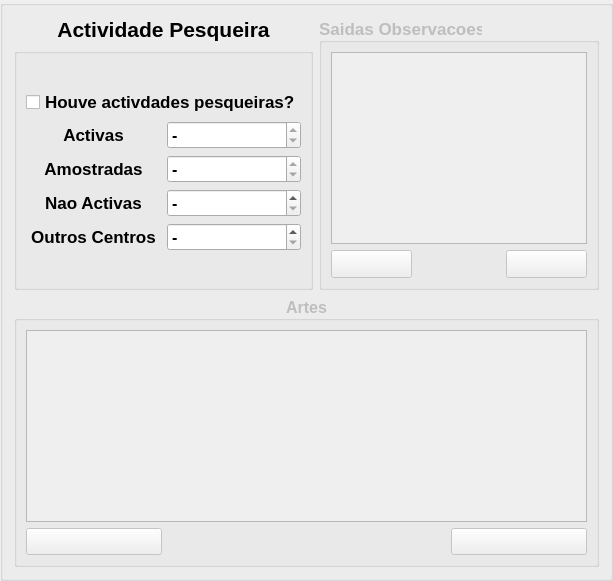
    <widget class="QGroupBox" name="GBAcividades">
     <property name="enabled">
      <bool>true</bool>
     </property>
     <property name="title">
      <string/>
     </property>
     <layout class="QGridLayout" name="gridLayout_15">
      <item row="0" column="0">
       <widget class="QLabel" name="label_43">
        <property name="sizePolicy">
         <sizepolicy hsizetype="Preferred" vsizetype="Fixed">
          <horstretch>0</horstretch>
          <verstretch>0</verstretch>
         </sizepolicy>
        </property>
        <property name="font">
         <font>
          <pointsize>16</pointsize>
          <weight>75</weight>
          <bold>true</bold>
         </font>
        </property>
        <property name="text">
         <string>Actividade Pesqueira</string>
        </property>
        <property name="alignment">
         <set>Qt::AlignCenter</set>
        </property>
       </widget>
      </item>
      <item row="0" column="1" rowspan="2">
       <widget class="QGroupBox" name="GBSaidasObs">
        <property name="enabled">
         <bool>false</bool>
        </property>
        <property name="sizePolicy">
         <sizepolicy hsizetype="Fixed" vsizetype="Minimum">
          <horstretch>0</horstretch>
          <verstretch>0</verstretch>
         </sizepolicy>
        </property>
        <property name="font">
         <font>
          <pointsize>13</pointsize>
          <weight>75</weight>
          <bold>true</bold>
         </font>
        </property>
        <property name="title">
         <string>Saidas Observacoes</string>
        </property>
        <property name="alignment">
         <set>Qt::AlignLeading|Qt::AlignLeft|Qt::AlignVCenter</set>
        </property>
        <property name="flat">
         <bool>false</bool>
        </property>
        <property name="checkable">
         <bool>false</bool>
        </property>
        <property name="checked">
         <bool>false</bool>
        </property>
        <layout class="QGridLayout" name="gridLayout_14">
         <item row="1" column="2">
          <widget class="QPushButton" name="PBSaidasObs">
           <property name="sizePolicy">
            <sizepolicy hsizetype="Preferred" vsizetype="MinimumExpanding">
             <horstretch>0</horstretch>
             <verstretch>0</verstretch>
            </sizepolicy>
           </property>
           <property name="text">
            <string/>
           </property>
           <property name="icon">
            <iconset resource="icons.qrc">
             <normaloff>:/newPrefix/Icons/plus.png</normaloff>:/newPrefix/Icons/plus.png</iconset>
           </property>
           <property name="iconSize">
            <size>
             <width>22</width>
             <height>22</height>
            </size>
           </property>
          </widget>
         </item>
         <item row="1" column="0">
          <widget class="QPushButton" name="PBEditarSaidasObs">
           <property name="sizePolicy">
            <sizepolicy hsizetype="Preferred" vsizetype="Expanding">
             <horstretch>0</horstretch>
             <verstretch>0</verstretch>
            </sizepolicy>
           </property>
           <property name="text">
            <string/>
           </property>
           <property name="icon">
            <iconset resource="icons.qrc">
             <normaloff>:/newPrefix/Icons/005-writer.png</normaloff>:/newPrefix/Icons/005-writer.png</iconset>
           </property>
           <property name="iconSize">
            <size>
             <width>22</width>
             <height>22</height>
            </size>
           </property>
          </widget>
         </item>
         <item row="0" column="0" colspan="3">
          <widget class="QTableView" name="TVSaidasObservacoes">
           <property name="font">
            <font>
             <pointsize>11</pointsize>
            </font>
           </property>
          </widget>
         </item>
         <item row="1" column="1">
          <spacer name="verticalSpacer_2">
           <property name="orientation">
            <enum>Qt::Vertical</enum>
           </property>
           <property name="sizeHint" stdset="0">
            <size>
             <width>20</width>
             <height>28</height>
            </size>
           </property>
          </spacer>
         </item>
        </layout>
       </widget>
      </item>
      <item row="1" column="0">
       <widget class="QGroupBox" name="GBActiPesqueira">
        <property name="sizePolicy">
         <sizepolicy hsizetype="Fixed" vsizetype="Preferred">
          <horstretch>0</horstretch>
          <verstretch>0</verstretch>
         </sizepolicy>
        </property>
        <property name="font">
         <font>
          <pointsize>13</pointsize>
          <weight>75</weight>
          <bold>true</bold>
         </font>
        </property>
        <property name="title">
         <string/>
        </property>
        <property name="flat">
         <bool>false</bool>
        </property>
        <property name="checkable">
         <bool>false</bool>
        </property>
        <property name="checked">
         <bool>false</bool>
        </property>
        <layout class="QGridLayout" name="gridLayout_4">
         <item row="0" column="0">
          <layout class="QGridLayout" name="gridLayout_13">
           <item row="0" column="0" colspan="2">
            <widget class="QCheckBox" name="CHBActividade">
             <property name="text">
              <string>Houve activdades pesqueiras?</string>
             </property>
            </widget>
           </item>
           <item row="1" column="0">
            <widget class="QLabel" name="label_40">
             <property name="font">
              <font>
               <weight>75</weight>
               <bold>true</bold>
              </font>
             </property>
             <property name="text">
              <string>Activas</string>
             </property>
             <property name="alignment">
              <set>Qt::AlignCenter</set>
             </property>
            </widget>
           </item>
           <item row="1" column="1">
            <widget class="QSpinBox" name="SBActivas">
             <property name="font">
              <font>
               <pointsize>12</pointsize>
              </font>
             </property>
             <property name="readOnly">
              <bool>true</bool>
             </property>
             <property name="specialValueText">
              <string>-</string>
             </property>
             <property name="minimum">
              <number>-1</number>
             </property>
             <property name="maximum">
              <number>10000</number>
             </property>
             <property name="value">
              <number>-1</number>
             </property>
            </widget>
           </item>
           <item row="2" column="1">
            <widget class="QSpinBox" name="SBAmostras">
             <property name="font">
              <font>
               <pointsize>12</pointsize>
              </font>
             </property>
             <property name="readOnly">
              <bool>true</bool>
             </property>
             <property name="specialValueText">
              <string>-</string>
             </property>
             <property name="minimum">
              <number>-1</number>
             </property>
             <property name="maximum">
              <number>10000</number>
             </property>
             <property name="value">
              <number>-1</number>
             </property>
            </widget>
           </item>
           <item row="2" column="0">
            <widget class="QLabel" name="label_39">
             <property name="font">
              <font>
               <weight>75</weight>
               <bold>true</bold>
              </font>
             </property>
             <property name="text">
              <string>Amostradas</string>
             </property>
             <property name="alignment">
              <set>Qt::AlignCenter</set>
             </property>
            </widget>
           </item>
           <item row="4" column="0">
            <widget class="QLabel" name="label_41">
             <property name="font">
              <font>
               <weight>75</weight>
               <bold>true</bold>
              </font>
             </property>
             <property name="text">
              <string>Nao Activas</string>
             </property>
             <property name="alignment">
              <set>Qt::AlignCenter</set>
             </property>
            </widget>
           </item>
           <item row="4" column="1">
            <widget class="QSpinBox" name="SBNaoActivas">
             <property name="font">
              <font>
               <pointsize>12</pointsize>
              </font>
             </property>
             <property name="readOnly">
              <bool>false</bool>
             </property>
             <property name="specialValueText">
              <string>-</string>
             </property>
             <property name="minimum">
              <number>-1</number>
             </property>
             <property name="maximum">
              <number>10000</number>
             </property>
             <property name="value">
              <number>-1</number>
             </property>
            </widget>
           </item>
           <item row="7" column="0">
            <widget class="QLabel" name="label_42">
             <property name="font">
              <font>
               <weight>75</weight>
               <bold>true</bold>
              </font>
             </property>
             <property name="text">
              <string>Outros Centros</string>
             </property>
             <property name="alignment">
              <set>Qt::AlignCenter</set>
             </property>
            </widget>
           </item>
           <item row="7" column="1">
            <widget class="QSpinBox" name="SBOutrosCentros">
             <property name="font">
              <font>
               <pointsize>12</pointsize>
              </font>
             </property>
             <property name="specialValueText">
              <string>-</string>
             </property>
             <property name="minimum">
              <number>-1</number>
             </property>
             <property name="maximum">
              <number>10000</number>
             </property>
             <property name="value">
              <number>-1</number>
             </property>
            </widget>
           </item>
          </layout>
         </item>
        </layout>
       </widget>
      </item>
      <item row="2" column="0" colspan="2">
       <widget class="QGroupBox" name="GBArtes">
        <property name="enabled">
         <bool>false</bool>
        </property>
        <property name="sizePolicy">
         <sizepolicy hsizetype="Preferred" vsizetype="Fixed">
          <horstretch>0</horstretch>
          <verstretch>0</verstretch>
         </sizepolicy>
        </property>
        <property name="font">
         <font>
          <pointsize>12</pointsize>
          <weight>75</weight>
          <bold>true</bold>
         </font>
        </property>
        <property name="title">
         <string>Artes</string>
        </property>
        <property name="alignment">
         <set>Qt::AlignCenter</set>
        </property>
        <property name="flat">
         <bool>false</bool>
        </property>
        <layout class="QGridLayout" name="gridLayout_5">
         <item row="1" column="3">
          <widget class="QPushButton" name="PBEditarArtes">
           <property name="sizePolicy">
            <sizepolicy hsizetype="Preferred" vsizetype="Expanding">
             <horstretch>0</horstretch>
             <verstretch>0</verstretch>
            </sizepolicy>
           </property>
           <property name="text">
            <string/>
           </property>
           <property name="icon">
            <iconset resource="icons.qrc">
             <normaloff>:/newPrefix/Icons/005-writer.png</normaloff>:/newPrefix/Icons/005-writer.png</iconset>
           </property>
           <property name="iconSize">
            <size>
             <width>22</width>
             <height>22</height>
            </size>
           </property>
          </widget>
         </item>
         <item row="1" column="0">
          <widget class="QPushButton" name="PBArtes">
           <property name="sizePolicy">
            <sizepolicy hsizetype="Preferred" vsizetype="Expanding">
             <horstretch>0</horstretch>
             <verstretch>0</verstretch>
            </sizepolicy>
           </property>
           <property name="text">
            <string/>
           </property>
           <property name="icon">
            <iconset resource="icons.qrc">
             <normaloff>:/newPrefix/Icons/plus.png</normaloff>:/newPrefix/Icons/plus.png</iconset>
           </property>
           <property name="iconSize">
            <size>
             <width>22</width>
             <height>22</height>
            </size>
           </property>
          </widget>
         </item>
         <item row="1" column="2">
          <spacer name="horizontalSpacer_6">
           <property name="orientation">
            <enum>Qt::Horizontal</enum>
           </property>
           <property name="sizeType">
            <enum>QSizePolicy::Preferred</enum>
           </property>
           <property name="sizeHint" stdset="0">
            <size>
             <width>89</width>
             <height>20</height>
            </size>
           </property>
          </spacer>
         </item>
         <item row="1" column="1">
          <spacer name="horizontalSpacer">
           <property name="orientation">
            <enum>Qt::Horizontal</enum>
           </property>
           <property name="sizeType">
            <enum>QSizePolicy::Preferred</enum>
           </property>
           <property name="sizeHint" stdset="0">
            <size>
             <width>89</width>
             <height>20</height>
            </size>
           </property>
          </spacer>
         </item>
         <item row="0" column="0" colspan="4">
          <widget class="QTableView" name="TVArtesAmost">
           <property name="sizePolicy">
            <sizepolicy hsizetype="Expanding" vsizetype="Preferred">
             <horstretch>0</horstretch>
             <verstretch>0</verstretch>
            </sizepolicy>
           </property>
           <property name="font">
            <font>
             <pointsize>11</pointsize>
            </font>
           </property>
          </widget>
         </item>
        </layout>
       </widget>
      </item>
     </layout>
    </widget>
